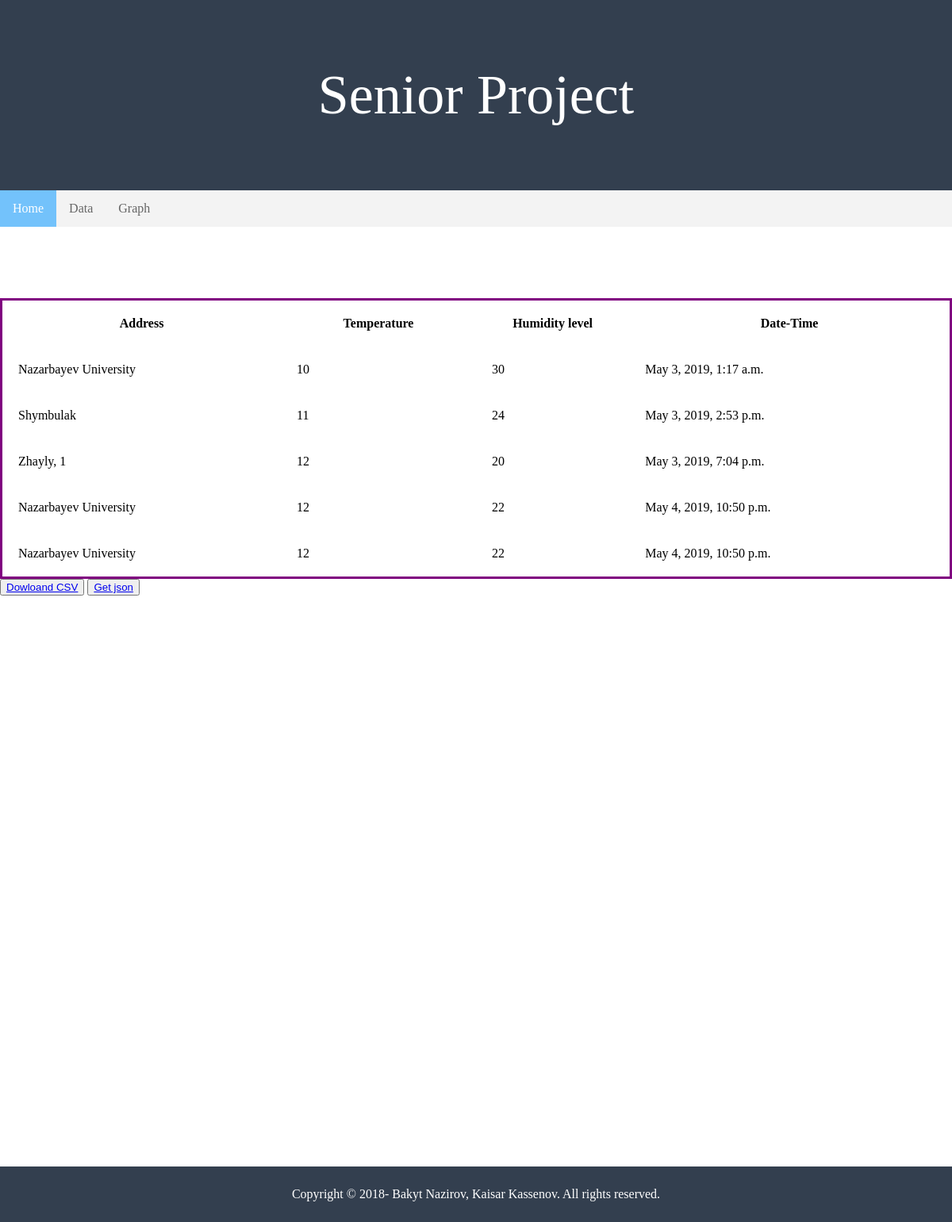
The app's page /data/ with its own data.
### main/models.py (models this page shows, shortened)
class Info(models.Model):
    device = models.ForeignKey(Device, on_delete=models.CASCADE)
    temp = models.IntegerField()
    humidity = models.IntegerField()
    date = models.DateTimeField(default=datetime.now, blank=True)

class Device(models.Model):
    place = models.CharField(max_length=200, default="UNKNOWN")
    city = models.ForeignKey(City, on_delete=models.CASCADE)
    lon = models.CharField(max_length=200, default="UNKNOWN")
    lat = models.CharField(max_length=200, default="UNKNOWN")
    is_fav = models.BooleanField(default=False)
    def __str__(self):
        return self.place

### main/views.py (the view)
# urls.py: path('data/', views.data, name='data'),
def data(request):
	all_info = Info.objects.all()
	return render (request, 'data.html', {'all_info' : all_info})

### main/templates/data.html (shortened to what this page needs)
<head>
    {% load staticfiles %}
    <link rel="stylesheet" type="text/css" href="{% static 'index.css' %}" />
</head>
    <body>
  <div class="header">
      <p style="font-size:70px; text-align:center; color:white;">Senior Project</p>
  </div>
  <ul>
  <li><a class="active" href="../">Home</a></li>
  <li><a href="">Data</a></li>
  <li><a href="../graph">Graph</a></li>
</ul>
<table>
  <thead>
  <tr>
    <th>Address</th>
    <th>Temperature</th>
    <th>Humidity level</th>
    <th>Date-Time</th>
  </tr>
  </thead>
  <tbody>
    {% for info in all_info %}
          <tr>
            <td> {{ info.device }} </td>
            <td> {{info.temp}} </td>
            <td> {{info.humidity}} </td>
            <td> {{info.date}} </td>
          </tr>
        <br>
    {% endfor %}
  </tbody>
</table>
<button style="height:'5%'; width: '10%'">
<a class="active" href="{% url 'download'%}">Dowloand CSV</a>
</button>
<button>
  <a href="../info"> Get json</a>
</button>
</body>
<footer style="margin-top: 60%">
  <nav class="footer-nav" role="navigation">
    <p>Copyright &copy; 2018-
      <?php echo date("Y"); ?> Bakyt Nazirov, Kaisar Kassenov. All rights reserved.</p>
  </nav>
</footer>

### main/static/index.css (style rules this page uses)
body { background-image: url("http://rosemarieberger.com/wp-content/uploads/2017/03/water-blue-ocean.jpg"); background-attachment: fixed; background-position: center; background-repeat: no-repeat; background-size: cover; margin: 0; }
table { table-layout: fixed; width: 100%; border-collapse: collapse; border: 3px solid purple; }
thead th:nth-child(1) { width: 30%; }
thead th:nth-child(2) { width: 20%; }
thead th:nth-child(3) { width: 15%; }
thead th:nth-child(4) { width: 35%; }
th, td { padding: 20px; }
footer { background-image: url("header.png"); padding: 10px; text-align: center; color: white; }
ul { list-style-type: none; margin: 0; padding: 0; overflow: hidden; background-color: #f3f3f3; }
li { float: left; }
li a { display: block; color: #666; text-align: center; padding: 14px 16px; text-decoration: none; }
li a.active { color: white; background-color: #73c2fb; }
div.header { padding: 10px; background-image: url("header.png"); }
.footer-nav p { text-align: center; }

### records on screen
Info: device "Nazarbayev University", temp "10", humidity "30", date "May 3, 2019, 1:17 a.m."
Info: device "Shymbulak", temp "11", humidity "24", date "May 3, 2019, 2:53 p.m."
Info: device "Zhayly, 1", temp "12", humidity "20", date "May 3, 2019, 7:04 p.m."
Info: device "Nazarbayev University", temp "12", humidity "22", date "May 4, 2019, 10:50 p.m."
Info: device "Nazarbayev University", temp "12", humidity "22", date "May 4, 2019, 10:50 p.m."
